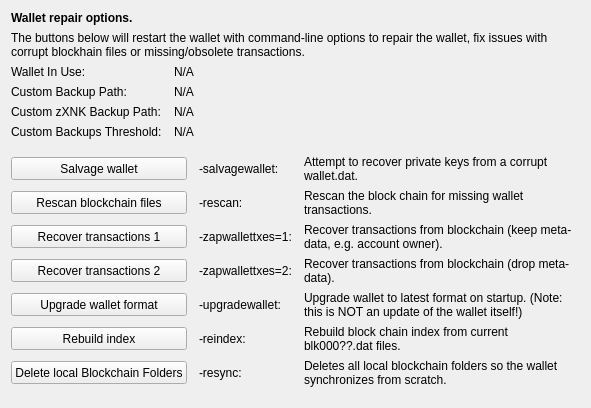
     <widget class="QWidget" name="tab_repair">
      <attribute name="title">
       <string>&amp;Wallet Repair</string>
      </attribute>
      <layout class="QGridLayout" name="gridLayout_4" columnstretch="0,0,0,0">
       <property name="horizontalSpacing">
        <number>12</number>
       </property>
       <item row="0" column="0" colspan="4">
        <widget class="QLabel" name="label_repair_header">
         <property name="font">
          <font>
           <weight>75</weight>
           <bold>true</bold>
          </font>
         </property>
         <property name="text">
          <string>Wallet repair options.</string>
         </property>
        </widget>
       </item>
       <item row="1" column="0" colspan="4">
        <widget class="QLabel" name="label_repair_helptext">
         <property name="font">
          <font>
           <weight>50</weight>
           <bold>false</bold>
          </font>
         </property>
         <property name="text">
          <string>The buttons below will restart the wallet with command-line options to repair the wallet, fix issues with corrupt blockhain files or missing/obsolete transactions.</string>
         </property>
         <property name="wordWrap">
          <bool>true</bool>
         </property>
        </widget>
       </item>
       <item row="2" column="0">
        <widget class="QLabel" name="wallet_path_label">
         <property name="text">
          <string>Wallet In Use:</string>
         </property>
        </widget>
       </item>
       <item row="2" column="1" colspan="3">
        <widget class="QLabel" name="wallet_path">
         <property name="cursor">
          <cursorShape>IBeamCursor</cursorShape>
         </property>
         <property name="text">
          <string>N/A</string>
         </property>
         <property name="textFormat">
          <enum>Qt::PlainText</enum>
         </property>
         <property name="textInteractionFlags">
          <set>Qt::LinksAccessibleByMouse|Qt::TextSelectableByKeyboard|Qt::TextSelectableByMouse</set>
         </property>
        </widget>
       </item>
       <item row="3" column="0">
        <widget class="QLabel" name="wallet_custombackuppath_label">
         <property name="visible">
          <bool>false</bool>
         </property>
         <property name="text">
          <string>Custom Backup Path:</string>
         </property>
        </widget>
       </item>
       <item row="3" column="1" colspan="3">
        <widget class="QLabel" name="wallet_custombackuppath">
         <property name="cursor">
          <cursorShape>IBeamCursor</cursorShape>
         </property>
         <property name="visible">
          <bool>false</bool>
         </property>
         <property name="text">
          <string>N/A</string>
         </property>
         <property name="textFormat">
          <enum>Qt::PlainText</enum>
         </property>
         <property name="textInteractionFlags">
          <set>Qt::LinksAccessibleByMouse|Qt::TextSelectableByKeyboard|Qt::TextSelectableByMouse</set>
         </property>
        </widget>
       </item>
       <item row="4" column="0">
        <widget class="QLabel" name="wallet_customzxnkbackuppath_label">
         <property name="visible">
          <bool>false</bool>
         </property>
         <property name="text">
          <string>Custom zXNK Backup Path:</string>
         </property>
        </widget>
       </item>
       <item row="4" column="1" colspan="3">
        <widget class="QLabel" name="wallet_customzxnkbackuppath">
         <property name="cursor">
          <cursorShape>IBeamCursor</cursorShape>
         </property>
         <property name="visible">
          <bool>false</bool>
         </property>
         <property name="text">
          <string>N/A</string>
         </property>
         <property name="textFormat">
          <enum>Qt::PlainText</enum>
         </property>
         <property name="textInteractionFlags">
          <set>Qt::LinksAccessibleByMouse|Qt::TextSelectableByKeyboard|Qt::TextSelectableByMouse</set>
         </property>
        </widget>
       </item>
       <item row="5" column="0">
        <widget class="QLabel" name="wallet_custombackupthreshold_label">
         <property name="visible">
          <bool>false</bool>
         </property>
         <property name="text">
          <string>Custom Backups Threshold:</string>
         </property>
        </widget>
       </item>
       <item row="5" column="1" colspan="3">
        <widget class="QLabel" name="wallet_custombackupthreshold">
         <property name="cursor">
          <cursorShape>IBeamCursor</cursorShape>
         </property>
         <property name="visible">
          <bool>false</bool>
         </property>
         <property name="text">
          <string>N/A</string>
         </property>
         <property name="textFormat">
          <enum>Qt::PlainText</enum>
         </property>
         <property name="textInteractionFlags">
          <set>Qt::LinksAccessibleByMouse|Qt::TextSelectableByKeyboard|Qt::TextSelectableByMouse</set>
         </property>
        </widget>
       </item>
       <item row="6" column="0">
        <spacer name="verticalSpacer_repair1">
         <property name="orientation">
          <enum>Qt::Vertical</enum>
         </property>
         <property name="sizeHint" stdset="0">
          <size>
           <width>10</width>
           <height>10</height>
          </size>
         </property>
        </spacer>
       </item>
       <item row="7" column="0" colspan="2">
        <widget class="QPushButton" name="btn_salvagewallet">
         <property name="minimumSize">
          <size>
           <width>100</width>
           <height>23</height>
          </size>
         </property>
         <property name="text">
          <string>Salvage wallet</string>
         </property>
        </widget>
       </item>
       <item row="7" column="2">
        <widget class="QLabel" name="label_repair_salvage_command">
         <property name="text">
          <string notr="true">-salvagewallet:</string>
         </property>
        </widget>
       </item>
       <item row="7" column="3">
        <widget class="QLabel" name="label_repair_salvage">
         <property name="text">
          <string>Attempt to recover private keys from a corrupt wallet.dat.</string>
         </property>
         <property name="wordWrap">
          <bool>true</bool>
         </property>
        </widget>
       </item>
       <item row="8" column="0" colspan="2">
        <widget class="QPushButton" name="btn_rescan">
         <property name="minimumSize">
          <size>
           <width>100</width>
           <height>23</height>
          </size>
         </property>
         <property name="text">
          <string>Rescan blockchain files</string>
         </property>
        </widget>
       </item>
       <item row="8" column="2">
        <widget class="QLabel" name="label_repair_rescan_command">
         <property name="text">
          <string notr="true">-rescan:</string>
         </property>
        </widget>
       </item>
       <item row="8" column="3">
        <widget class="QLabel" name="label_repair_rescan">
         <property name="text">
          <string>Rescan the block chain for missing wallet transactions.</string>
         </property>
         <property name="wordWrap">
          <bool>true</bool>
         </property>
        </widget>
       </item>
       <item row="9" column="0" colspan="2">
        <widget class="QPushButton" name="btn_zapwallettxes1">
         <property name="minimumSize">
          <size>
           <width>100</width>
           <height>23</height>
          </size>
         </property>
         <property name="text">
          <string>Recover transactions 1</string>
         </property>
        </widget>
       </item>
       <item row="9" column="2">
        <widget class="QLabel" name="label_repair_zap1_command">
         <property name="text">
          <string notr="true">-zapwallettxes=1:</string>
         </property>
        </widget>
       </item>
       <item row="9" column="3">
        <widget class="QLabel" name="label_repair_zap1">
         <property name="text">
          <string>Recover transactions from blockchain (keep meta-data, e.g. account owner).</string>
         </property>
         <property name="wordWrap">
          <bool>true</bool>
         </property>
        </widget>
       </item>
       <item row="10" column="0" colspan="2">
        <widget class="QPushButton" name="btn_zapwallettxes2">
         <property name="minimumSize">
          <size>
           <width>100</width>
           <height>23</height>
          </size>
         </property>
         <property name="text">
          <string>Recover transactions 2</string>
         </property>
        </widget>
       </item>
       <item row="10" column="2">
        <widget class="QLabel" name="label_repair_zap2_command">
         <property name="text">
          <string notr="true">-zapwallettxes=2:</string>
         </property>
        </widget>
       </item>
       <item row="10" column="3">
        <widget class="QLabel" name="label_repair_zap2">
         <property name="text">
          <string>Recover transactions from blockchain (drop meta-data).</string>
         </property>
         <property name="wordWrap">
          <bool>true</bool>
         </property>
        </widget>
       </item>
       <item row="11" column="0" colspan="2">
        <widget class="QPushButton" name="btn_upgradewallet">
         <property name="minimumSize">
          <size>
           <width>100</width>
           <height>23</height>
          </size>
         </property>
         <property name="text">
          <string>Upgrade wallet format</string>
         </property>
        </widget>
       </item>
       <item row="11" column="2">
        <widget class="QLabel" name="label_repair_upgrade_command">
         <property name="text">
          <string notr="true">-upgradewallet:</string>
         </property>
        </widget>
       </item>
       <item row="11" column="3">
        <widget class="QLabel" name="label_repair_upgrade">
         <property name="text">
          <string>Upgrade wallet to latest format on startup. (Note: this is NOT an update of the wallet itself!)</string>
         </property>
         <property name="wordWrap">
          <bool>true</bool>
         </property>
        </widget>
       </item>
       <item row="12" column="0" colspan="2">
        <widget class="QPushButton" name="btn_reindex">
         <property name="minimumSize">
          <size>
           <width>100</width>
           <height>23</height>
          </size>
         </property>
         <property name="text">
          <string>Rebuild index</string>
         </property>
        </widget>
       </item>
       <item row="12" column="2">
        <widget class="QLabel" name="label_repair_reindex_command">
         <property name="text">
          <string notr="true">-reindex:</string>
         </property>
        </widget>
       </item>
       <item row="12" column="3">
        <widget class="QLabel" name="label_repair_reindex">
         <property name="text">
          <string>Rebuild block chain index from current blk000??.dat files.</string>
         </property>
         <property name="wordWrap">
          <bool>true</bool>
         </property>
        </widget>
       </item>
       <item row="13" column="0" colspan="2">
        <widget class="QPushButton" name="btn_resync">
         <property name="minimumSize">
          <size>
           <width>100</width>
           <height>23</height>
          </size>
         </property>
         <property name="text">
          <string>Delete local Blockchain Folders</string>
         </property>
        </widget>
       </item>
       <item row="13" column="2">
        <widget class="QLabel" name="label_repair_resync_command">
         <property name="text">
          <string>-resync:</string>
         </property>
        </widget>
       </item>
       <item row="13" column="3">
        <widget class="QLabel" name="label_repair_resync">
         <property name="text">
          <string>Deletes all local blockchain folders so the wallet synchronizes from scratch.</string>
         </property>
         <property name="wordWrap">
          <bool>true</bool>
         </property>
        </widget>
       </item>
       <item row="14" column="0">
        <spacer name="verticalSpacer_repair2">
         <property name="orientation">
          <enum>Qt::Vertical</enum>
         </property>
         <property name="sizeHint" stdset="0">
          <size>
           <width>20</width>
           <height>10</height>
          </size>
         </property>
        </spacer>
       </item>
      </layout>
     </widget>
